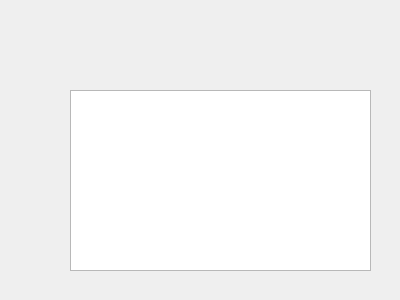
<?xml version="1.0" encoding="UTF-8"?>
<ui version="4.0">
 <class>DBase</class>
 <widget class="QWidget" name="DBase">
  <property name="geometry">
   <rect>
    <x>0</x>
    <y>0</y>
    <width>400</width>
    <height>300</height>
   </rect>
  </property>
  <property name="windowTitle">
   <string>Form</string>
  </property>
  <widget class="QTextEdit" name="durum">
   <property name="geometry">
    <rect>
     <x>70</x>
     <y>90</y>
     <width>301</width>
     <height>181</height>
    </rect>
   </property>
  </widget>
 </widget>
 <resources/>
 <connections/>
</ui>
